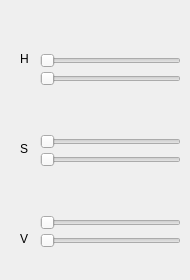
       <widget class="QWidget" name="tab_4">
        <attribute name="title">
         <string>  Y  </string>
        </attribute>
        <widget class="QWidget" name="layoutWidget_9">
         <property name="geometry">
          <rect>
           <x>40</x>
           <y>30</y>
           <width>141</width>
           <height>241</height>
          </rect>
         </property>
         <layout class="QVBoxLayout" name="verticalLayout_9">
          <property name="spacing">
           <number>25</number>
          </property>
          <item>
           <layout class="QVBoxLayout" name="verticalLayout_10">
            <property name="spacing">
             <number>3</number>
            </property>
            <item>
             <widget class="QSlider" name="horizontalSlider_H_Min_Yellow">
              <property name="maximum">
               <number>180</number>
              </property>
              <property name="orientation">
               <enum>Qt::Horizontal</enum>
              </property>
             </widget>
            </item>
            <item>
             <widget class="QSlider" name="horizontalSlider_H_Max_Yellow">
              <property name="layoutDirection">
               <enum>Qt::LeftToRight</enum>
              </property>
              <property name="maximum">
               <number>180</number>
              </property>
              <property name="orientation">
               <enum>Qt::Horizontal</enum>
              </property>
             </widget>
            </item>
           </layout>
          </item>
          <item>
           <layout class="QVBoxLayout" name="verticalLayout_11">
            <property name="spacing">
             <number>3</number>
            </property>
            <item>
             <widget class="QSlider" name="horizontalSlider_S_Min_Yellow">
              <property name="maximum">
               <number>255</number>
              </property>
              <property name="orientation">
               <enum>Qt::Horizontal</enum>
              </property>
             </widget>
            </item>
            <item>
             <widget class="QSlider" name="horizontalSlider_S_Max_Yellow">
              <property name="layoutDirection">
               <enum>Qt::LeftToRight</enum>
              </property>
              <property name="maximum">
               <number>255</number>
              </property>
              <property name="orientation">
               <enum>Qt::Horizontal</enum>
              </property>
             </widget>
            </item>
           </layout>
          </item>
          <item>
           <layout class="QVBoxLayout" name="verticalLayout_12">
            <property name="spacing">
             <number>3</number>
            </property>
            <item>
             <widget class="QSlider" name="horizontalSlider_V_Min_Yellow">
              <property name="maximum">
               <number>255</number>
              </property>
              <property name="orientation">
               <enum>Qt::Horizontal</enum>
              </property>
             </widget>
            </item>
            <item>
             <widget class="QSlider" name="horizontalSlider_V_Max_Yellow">
              <property name="layoutDirection">
               <enum>Qt::LeftToRight</enum>
              </property>
              <property name="maximum">
               <number>255</number>
              </property>
              <property name="orientation">
               <enum>Qt::Horizontal</enum>
              </property>
             </widget>
            </item>
           </layout>
          </item>
         </layout>
        </widget>
        <widget class="QLabel" name="label_17">
         <property name="geometry">
          <rect>
           <x>20</x>
           <y>230</y>
           <width>21</width>
           <height>17</height>
          </rect>
         </property>
         <property name="text">
          <string>V</string>
         </property>
        </widget>
        <widget class="QLabel" name="label_18">
         <property name="geometry">
          <rect>
           <x>20</x>
           <y>50</y>
           <width>21</width>
           <height>17</height>
          </rect>
         </property>
         <property name="text">
          <string>H</string>
         </property>
        </widget>
        <widget class="QLabel" name="label_19">
         <property name="geometry">
          <rect>
           <x>20</x>
           <y>140</y>
           <width>21</width>
           <height>17</height>
          </rect>
         </property>
         <property name="text">
          <string>S</string>
         </property>
        </widget>
       </widget>
